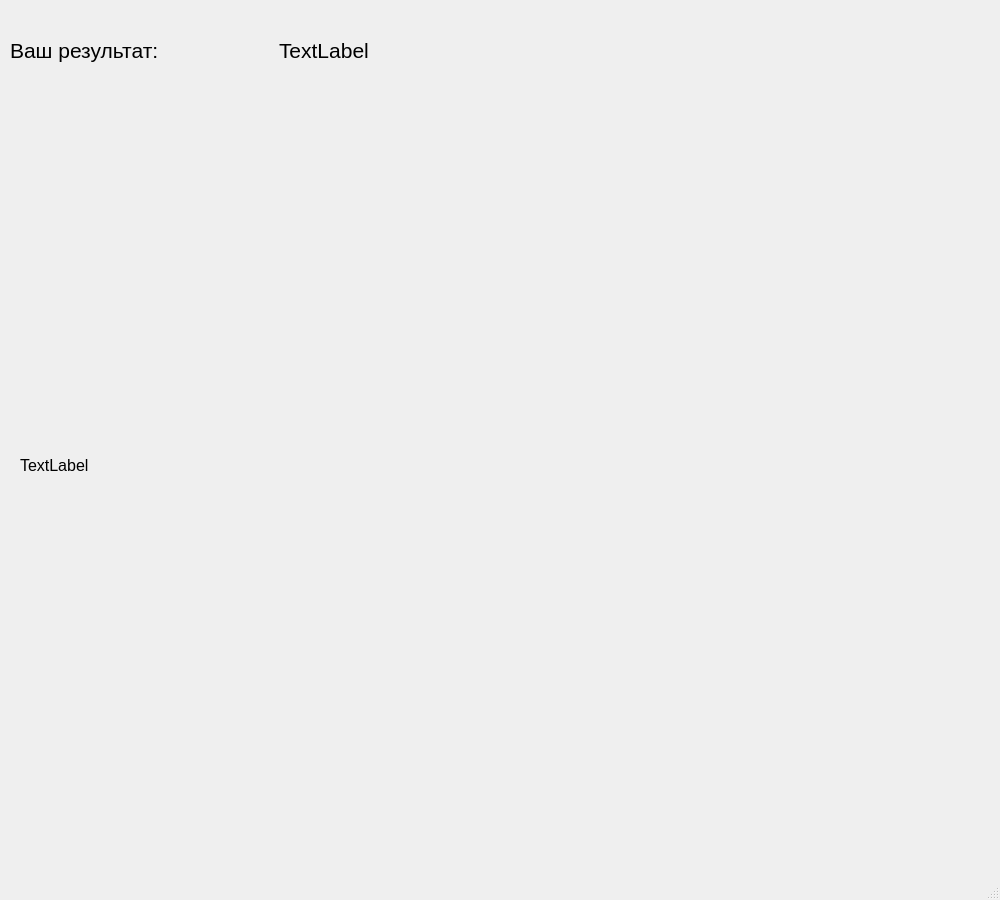
<?xml version="1.0" encoding="UTF-8"?>
<ui version="4.0">
 <class>MainWindow</class>
 <widget class="QMainWindow" name="MainWindow">
  <property name="geometry">
   <rect>
    <x>0</x>
    <y>0</y>
    <width>1000</width>
    <height>900</height>
   </rect>
  </property>
  <property name="windowTitle">
   <string>MainWindow</string>
  </property>
  <widget class="QWidget" name="centralwidget">
   <widget class="QWidget" name="horizontalLayoutWidget">
    <property name="geometry">
     <rect>
      <x>10</x>
      <y>10</y>
      <width>531</width>
      <height>80</height>
     </rect>
    </property>
    <layout class="QHBoxLayout" name="horizontalLayout">
     <item>
      <widget class="QLabel" name="res_label">
       <property name="font">
        <font>
         <pointsize>16</pointsize>
        </font>
       </property>
       <property name="text">
        <string>Ваш результат:</string>
       </property>
      </widget>
     </item>
     <item>
      <widget class="QLabel" name="count_res">
       <property name="font">
        <font>
         <pointsize>16</pointsize>
        </font>
       </property>
       <property name="text">
        <string>TextLabel</string>
       </property>
      </widget>
     </item>
    </layout>
   </widget>
   <widget class="QLabel" name="detailed_res">
    <property name="geometry">
     <rect>
      <x>20</x>
      <y>120</y>
      <width>521</width>
      <height>691</height>
     </rect>
    </property>
    <property name="font">
     <font>
      <pointsize>12</pointsize>
     </font>
    </property>
    <property name="text">
     <string>TextLabel</string>
    </property>
   </widget>
  </widget>
  <widget class="QMenuBar" name="menubar">
   <property name="geometry">
    <rect>
     <x>0</x>
     <y>0</y>
     <width>1000</width>
     <height>21</height>
    </rect>
   </property>
  </widget>
  <widget class="QStatusBar" name="statusbar"/>
 </widget>
 <resources/>
 <connections/>
</ui>
